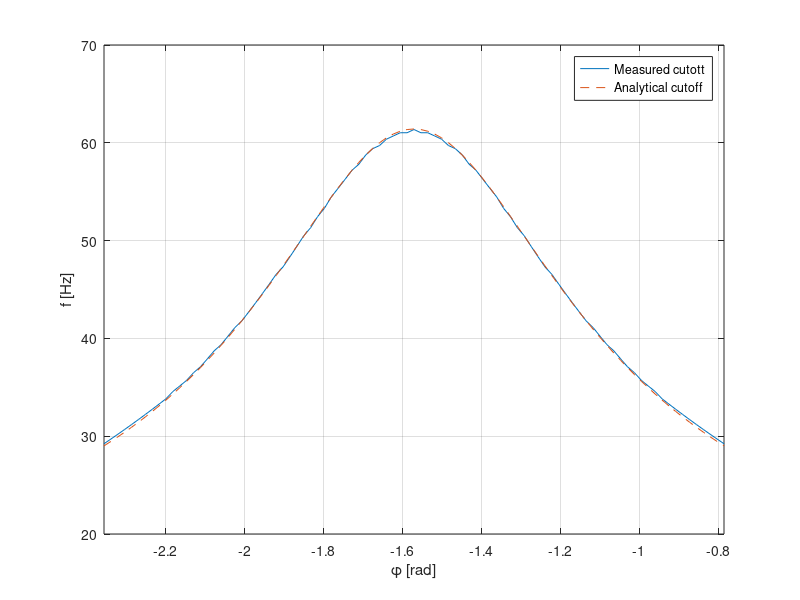

This chart was generated by the following MATLAB code:
clear
close all
R0 = 2;
fi = linspace(-pi/4,pi/4,91)'-pi/2;

x0_vec = R0*[cos(fi) sin(fi)];
dx = 0.05;
z0 = (-100:dx:100)';


xSource = [0,-3,0];
xRef = [0,0,0];

fu = 5e3;
Nf = 2e3;
freq = logspace(-1,log10(fu),Nf)';

c = 343;
omega = 2*pi*freq;
k = omega/c;

F = sign(-R0 - xSource(2));
for xi = 1 : length(x0_vec)
    xi
    x0 = x0_vec(xi,1);
    y0 = x0_vec(xi,2);


    % Numerical integral
    rP = sqrt((x0-xSource(1)).^2+(y0-xSource(2)).^2 + (z0-xSource(3)).^2);
    rG = sqrt((x0-xRef(1)).^2+(y0-xRef(2)).^2 + (z0-xRef(3)).^2);
    A = 1./rP.^2./rG;
    Phi = -(F*rP+rG);
    I = sum( A.'.*exp(1i*k*Phi.'), 2) * dx;

    % SPA
    rP0 = sqrt((x0-xSource(1)).^2+(y0-xSource(2)).^2);
    rG0 = sqrt((x0-xRef(1)).^2+(y0-xRef(2)).^2);
    A0 = 1./rP0.^2./rG0;
    Phi0 = -(F*rP0+rG0);
    ddPhi0 = (F./rP0 + 1./rG0);
    Iappr = sqrt(2*pi./(1i*k*abs(ddPhi0)))*exp(1i*pi/4*sign(ddPhi0))*A0.'.*exp(1i*k*Phi0.');


    cG0 = 1./rG0;
    cP0 = 1./rP0;
    K1 = (2*cP0.^2+cG0.^2)./(F.*cP0+cG0);
    K2 = 3/4*(F*cP0.^3+cG0.^3)./(F*cP0+cG0).^2;

    omMin = c.*abs(K1-K2);
    freqAnal(xi) = omMin / 2 / pi;

    dBdiff = abs(20*log10(abs(I))-20*log10(abs(Iappr)));
    ixs = find(dBdiff<1.5);
    freqMeasured(xi) = freq(ixs(1)) ;

end
%%
figure
plot(fi,freqMeasured)
hold on
plot(fi,freqAnal,'--')
legend('Measured cutott','Analytical cutoff')
xlabel('\phi [rad]')
ylabel('f [Hz]')
xlim([fi(1),fi(end)])
grid on
